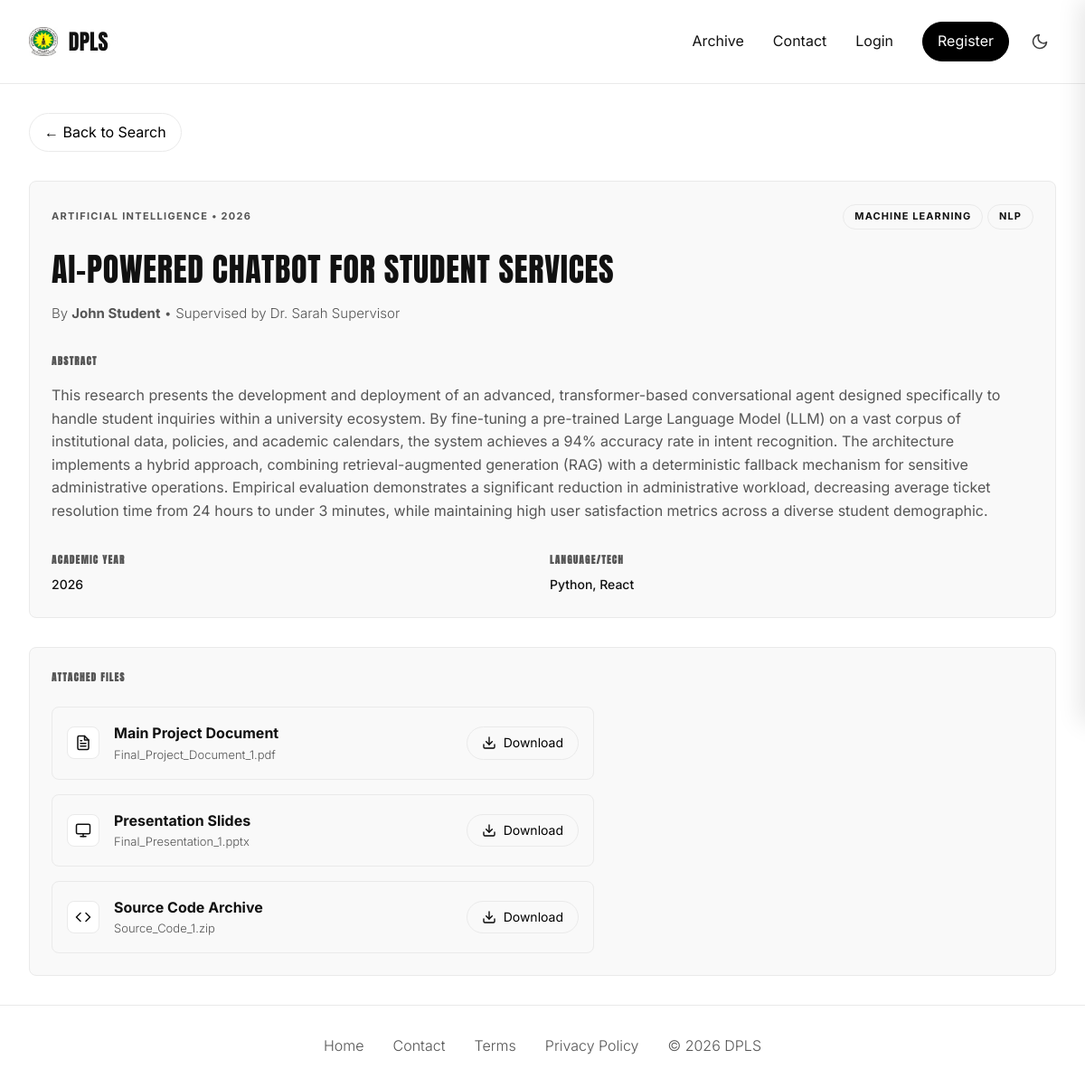
Page /project.php?id=1 on the committed database.
### tables this page shows
CREATE TABLE IF NOT EXISTS projects (
    id INT AUTO_INCREMENT PRIMARY KEY,
    title VARCHAR(255) NOT NULL,
    abstract TEXT NOT NULL,
    student_id INT,
    supervisor_id INT,
    category_id INT,
    supervisor_status ENUM('pending', 'approved', 'rejected') DEFAULT 'pending',
    supervisor_note TEXT,
    admin_status ENUM('pending', 'published', 'rejected') DEFAULT 'pending',
    year INT NOT NULL,
    language VARCHAR(100),
    created_at TIMESTAMP DEFAULT CURRENT_TIMESTAMP,
    FOREIGN KEY (student_id) REFERENCES users(id) ON DELETE SET NULL,
    FOREIGN KEY (supervisor_id) REFERENCES users(id) ON DELETE SET NULL,
    FOREIGN KEY (category_id) REFERENCES categories(id) ON DELETE SET NULL,
    FULLTEXT(title, abstract)
);

CREATE TABLE IF NOT EXISTS categories (
    id INT AUTO_INCREMENT PRIMARY KEY,
    name VARCHAR(255) UNIQUE NOT NULL,
    created_at TIMESTAMP DEFAULT CURRENT_TIMESTAMP
);

CREATE TABLE IF NOT EXISTS users (
    id INT AUTO_INCREMENT PRIMARY KEY,
    name VARCHAR(255) NOT NULL,
    email VARCHAR(255) UNIQUE NOT NULL,
    password_hash VARCHAR(255) NOT NULL,
    role ENUM('admin', 'supervisor', 'student') NOT NULL,
    status ENUM('active', 'suspended') DEFAULT 'active',
    level VARCHAR(50) DEFAULT NULL,
    mat_no VARCHAR(100) DEFAULT NULL,
    year INT DEFAULT NULL,
    created_at TIMESTAMP DEFAULT CURRENT_TIMESTAMP
);

CREATE TABLE IF NOT EXISTS files (
    id INT AUTO_INCREMENT PRIMARY KEY,
    project_id INT NOT NULL,
    file_name VARCHAR(255) NOT NULL,
    original_name VARCHAR(255) NOT NULL,
    file_type ENUM('document', 'source_code', 'presentation', 'other') NOT NULL,
    mime_type VARCHAR(100) NOT NULL,
    uploaded_at TIMESTAMP DEFAULT CURRENT_TIMESTAMP,
    FOREIGN KEY (project_id) REFERENCES projects(id) ON DELETE CASCADE
);

### helpers/utils.php (called while the page is built, shortened)
<?php
function h($string) {
    return htmlspecialchars($string ?? '', ENT_QUOTES, 'UTF-8');
}

### project.php (the view, shortened to what this page needs)
<?php
$id = (int)($_GET['id'] ?? 0);
global $pdo;
$stmt = $pdo->prepare("
    SELECT p.*, u.name as student_name, s.name as supervisor_name, c.name as category_name
    FROM projects p
    LEFT JOIN users u ON p.student_id = u.id
    LEFT JOIN users s ON p.supervisor_id = s.id
    LEFT JOIN categories c ON p.category_id = c.id
    WHERE p.id = ? AND p.admin_status = 'published'
");
$stmt->execute([$id]);
$project = $stmt->fetch();
$stmtFiles = $pdo->prepare("SELECT id, file_name, original_name, file_type FROM files WHERE project_id = ?");
$stmtFiles->execute([$id]);
$files = $stmtFiles->fetchAll();
$stmtTags = $pdo->prepare("SELECT t.name FROM tags t JOIN project_tags pt ON t.id = pt.tag_id WHERE pt.project_id = ?");
$stmtTags->execute([$id]);
$tags = $stmtTags->fetchAll(PDO::FETCH_COLUMN);
require_once __DIR__ . '/components/header.php';
?>
<div style="margin-bottom: 32px;">
    <a href="index.php" class="btn btn-outline" style="padding: 8px 16px;">&larr; Back to Search</a>
</div>
<div class="panel">
    <div class="flex-between mb-2">
        <span class="micro-label"><?= h($project['category_name'] ?? 'Uncategorized') ?> &bull; <?= h($project['year']) ?></span>
        <div>
            <?php foreach ($tags as $tag): ?>
                <span class="badge"><?= h($tag) ?></span>
            <?php endforeach; ?>
        </div>
    </div>
    <h1 style="font-size: 36px; margin-bottom: 8px;"><?= h($project['title']) ?></h1>
    <div class="label mb-4" style="font-size: 15px;">By <strong><?= h($project['student_name'] ?? 'Unknown') ?></strong> &bull; Supervised by <?= h($project['supervisor_name'] ?? 'Unknown') ?></div>
    <div style="margin-bottom: 32px;">
        <h3 class="eyebrow mb-2">Abstract</h3>
        <p style="white-space: pre-wrap; color: var(--text-secondary); line-height: 1.6;"><?= h($project['abstract']) ?></p>
    </div>
    <div class="grid-auto-fit mt-4" style="gap: 16px;">
        <div>
            <h3 class="eyebrow mb-1">Academic Year</h3>
            <div style="font-size: 14px; font-weight: 500;"><?= h($project['year']) ?></div>
        </div>
        <div>
            <h3 class="eyebrow mb-1">Language/Tech</h3>
            <div style="font-size: 14px; font-weight: 500;"><?= h($project['language']) ?: 'N/A' ?></div>
        </div>
    </div>
</div>
<?php if (!empty($files)): ?>
    <div class="panel mt-4">
        <h3 class="eyebrow mb-3">Attached Files</h3>
        <div class="flex-column" style="max-width: 600px;">
            <?php foreach ($files as $file): ?>
                <div class="card flex-between" style="padding: 16px;">
                    <div style="display: flex; align-items: center; gap: 16px;">
                        <div class="icon-box">
                            <?php if ($file['file_type'] === 'document'): ?>
                                <svg xmlns="http://www.w3.org/2000/svg" width="18" height="18" viewBox="0 0 24 24" fill="none" stroke="currentColor" stroke-width="2" stroke-linecap="round" stroke-linejoin="round"><path d="M14 2H6a2 2 0 0 0-2 2v16a2 2 0 0 0 2 2h12a2 2 0 0 0 2-2V8z"></path><polyline points="14 2 14 8 20 8"></polyline><line x1="16" y1="13" x2="8" y2="13"></line><line x1="16" y1="17" x2="8" y2="17"></line><polyline points="10 9 9 9 8 9"></polyline></svg>
                            <?php elseif ($file['file_type'] === 'presentation'): ?>
                                <svg xmlns="http://www.w3.org/2000/svg" width="18" height="18" viewBox="0 0 24 24" fill="none" stroke="currentColor" stroke-width="2" stroke-linecap="round" stroke-linejoin="round"><rect x="2" y="3" width="20" height="14" rx="2" ry="2"></rect><line x1="8" y1="21" x2="16" y2="21"></line><line x1="12" y1="17" x2="12" y2="21"></line></svg>
                            <?php elseif ($file['file_type'] === 'source_code'): ?>
                                <svg xmlns="http://www.w3.org/2000/svg" width="18" height="18" viewBox="0 0 24 24" fill="none" stroke="currentColor" stroke-width="2" stroke-linecap="round" stroke-linejoin="round"><polyline points="16 18 22 12 16 6"></polyline><polyline points="8 6 2 12 8 18"></polyline></svg>
                            <?php endif; ?>
                        </div>
                        <div>
                            <?php
                                $type_labels = [
                                    'document' => 'Main Project Document',
                                    'presentation' => 'Presentation Slides',
                                    'source_code' => 'Source Code Archive',
                                    'other' => 'Additional File'
                                ];
                                $display_label = $type_labels[$file['file_type']] ?? 'Attached File';
                            ?>
                            <strong><?= h($display_label) ?></strong>
                            <div class="subtext" style="font-size: 13px;"><?= h($file['original_name']) ?></div>
                        </div>
                    </div>
                    <a href="download.php?id=<?= $file['id'] ?>" class="btn btn-outline" style="padding: 6px 16px; font-size: 14px; display: inline-flex; align-items: center; gap: 8px;">
                        Download
                    </a>
                </div>
            <?php endforeach; ?>
        </div>
    </div>
<?php endif; ?>
<?php require_once __DIR__ . '/components/footer.php'; ?>

### rows in the picture
projects: category.name "ARTIFICIAL INTELLIGENCE", year "2026", title "AI-POWERED CHATBOT FOR STUDENT SERVICES", student.name "John Student", supervisor.name "Dr. Sarah Supervisor", abstract "This research presents the development and deployment of an advanced, transformer-based conversational agent designed specifically to handle student inquiries within a university ecosystem. By fine-tuning a pre-trained Large Language Model (LLM) on a vast corpus of institutional data, policies, and academic calendars, the system achieves a 94% accuracy rate in intent recognition. The architecture implements a hybrid approach, combining retrieval-augmented generation (RAG) with a deterministic fallback mechanism for sensitive administrative operations. Empirical evaluation demonstrates a significant reduction in administrative workload, decreasing average ticket resolution time from 24 hours…", language "Python, React"
files: file_type "Main Project Document", original_name "Final_Project_Document_1.pdf"
files: file_type "Presentation Slides", original_name "Final_Presentation_1.pptx"
files: file_type "Source Code Archive", original_name "Source_Code_1.zip"

### other values in the picture
$tag "MACHINE LEARNING"
$tag "NLP"
